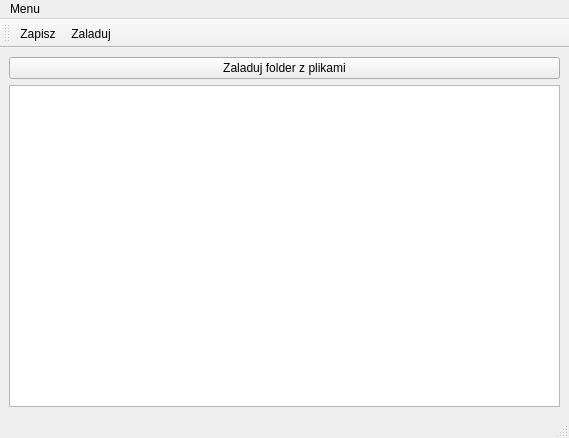
<?xml version="1.0" encoding="UTF-8"?>
<ui version="4.0">
 <class>PlayListWindow</class>
 <widget class="QMainWindow" name="PlayListWindow">
  <property name="geometry">
   <rect>
    <x>0</x>
    <y>0</y>
    <width>569</width>
    <height>438</height>
   </rect>
  </property>
  <property name="windowTitle">
   <string>MainWindow</string>
  </property>
  <widget class="QWidget" name="centralwidget">
   <layout class="QVBoxLayout" name="verticalLayout">
    <item>
     <widget class="QPushButton" name="pushButton">
      <property name="text">
       <string>Zaladuj folder z plikami</string>
      </property>
     </widget>
    </item>
    <item>
     <widget class="QTableView" name="tableView"/>
    </item>
   </layout>
  </widget>
  <widget class="QMenuBar" name="menubar">
   <property name="geometry">
    <rect>
     <x>0</x>
     <y>0</y>
     <width>569</width>
     <height>22</height>
    </rect>
   </property>
   <widget class="QMenu" name="menuZapisz">
    <property name="title">
     <string>Menu</string>
    </property>
    <addaction name="actionZapisz"/>
    <addaction name="actionZaladuj"/>
   </widget>
   <addaction name="menuZapisz"/>
  </widget>
  <widget class="QStatusBar" name="statusbar"/>
  <widget class="QToolBar" name="toolBar">
   <property name="windowTitle">
    <string>toolBar</string>
   </property>
   <attribute name="toolBarArea">
    <enum>TopToolBarArea</enum>
   </attribute>
   <attribute name="toolBarBreak">
    <bool>false</bool>
   </attribute>
   <addaction name="actionZapisz"/>
   <addaction name="actionZaladuj"/>
  </widget>
  <action name="actionZapisz">
   <property name="text">
    <string>Zapisz</string>
   </property>
  </action>
  <action name="actionZaladuj">
   <property name="text">
    <string>Zaladuj</string>
   </property>
  </action>
 </widget>
 <resources/>
 <connections>
  <connection>
   <sender>actionZaladuj</sender>
   <signal>triggered()</signal>
   <receiver>PlayListWindow</receiver>
   <slot>loadPlaylist()</slot>
   <hints>
    <hint type="sourcelabel">
     <x>-1</x>
     <y>-1</y>
    </hint>
    <hint type="destinationlabel">
     <x>284</x>
     <y>218</y>
    </hint>
   </hints>
  </connection>
  <connection>
   <sender>actionZapisz</sender>
   <signal>triggered()</signal>
   <receiver>PlayListWindow</receiver>
   <slot>savePlaylist()</slot>
   <hints>
    <hint type="sourcelabel">
     <x>-1</x>
     <y>-1</y>
    </hint>
    <hint type="destinationlabel">
     <x>284</x>
     <y>218</y>
    </hint>
   </hints>
  </connection>
 </connections>
 <slots>
  <slot>savePlaylist()</slot>
  <slot>loadPlaylist()</slot>
 </slots>
</ui>
